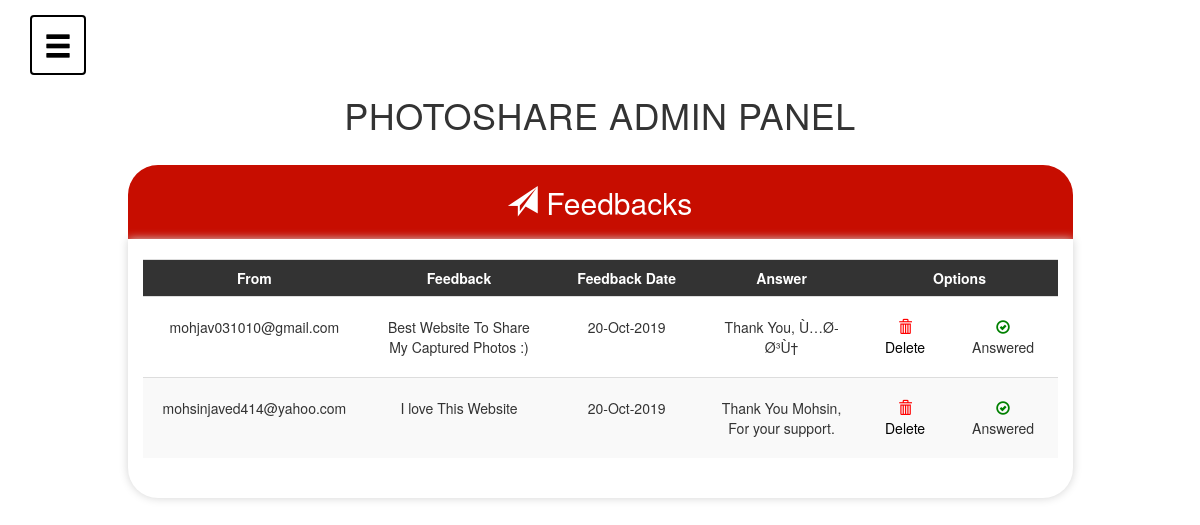
The page /FeedbackAdmin.php?id=1 (signed in) on the database its author committed.
### tables this page shows
CREATE TABLE `users` (
  `User_ID` int(11) NOT NULL,
  `First_Name` varchar(50) NOT NULL,
  `Last_Name` varchar(50) NOT NULL,
  `Username` varchar(50) NOT NULL,
  `Email` varchar(100) NOT NULL,
  `Password` varchar(30) NOT NULL,
  `Role` int(11) NOT NULL,
  `Signup_Date` varchar(50) NOT NULL,
  `User_Image` varchar(3000) NOT NULL,
  `Bio` varchar(200) NOT NULL,
  `Country` varchar(50) NOT NULL,
  `WorkAt` varchar(200) NOT NULL,
  `WorkAtLink` varchar(1000) NOT NULL,
  `Status` varchar(50) NOT NULL,
  `Registered` varchar(20) NOT NULL,
  `Ban` varchar(20) NOT NULL
);

CREATE TABLE `faq` (
  `FAQ_ID` int(11) NOT NULL,
  `FAQ_Question` varchar(1000) NOT NULL,
  `FAQ_Answer` varchar(2000) NOT NULL,
  `FAQ_ByUser` int(11) NOT NULL,
  `FAQ_QuestionDate` varchar(70) NOT NULL,
  `FAQ_AnswerDate` varchar(70) NOT NULL
);

### FeedbackAdmin.php (the view, shortened to what this page needs)
<?php
require_once "connection.php";
?>
<!DOCTYPE html>
<html lang="en">
<head>
    <link rel="stylesheet" href="https://maxcdn.bootstrapcdn.com/bootstrap/3.4.0/css/bootstrap.min.css">
    <link href="scrollbar1.css" rel="stylesheet" type="text/css">
<link rel="stylesheet" href="sweetalert2.min.css">
</head>
<body style="background-image: url('https://images.unsplash.com/photo-1520531158340-44015069e78e?ixlib=rb-1.2.1&w=1000&q=80');background-size: cover;;background-repeat: no-repeat;background-attachment: fixed;background-position: center">
<?php
if(!empty($_SESSION['useremail'])) {
?>
        <div id="wrapper">
            <div id="page-content-wrapper">
            <div class="container-fluid">
                <div class="row">
                <div class="col-lg-12">
                    <a href="#" title="Show/Hide Menu" class="btn" id="menu-toggle" style="background-color: white;border:2px solid black;padding-top: 10px;"><span class="glyphicon glyphicon-menu-hamburger"></span></a>
                    <h1 class="text-center" style="letter-spacing: 0.5px;">PHOTOSHARE ADMIN PANEL</h1>
                </div>
                    <div class="col-lg-10 col-lg-offset-1 col-md-10 col-md-offset-1">
                    <h2 class="text-center" style="background-color: #c70d00;color:white;padding:20px;width: 100%;border-top-right-radius: 30px;border-top-left-radius: 30px"><span class="glyphicon glyphicon-send"></span> Feedbacks</h2>
                        <div class="col-lg-12" style="height:100%;background-color: white;box-shadow: 0px 0px 10px lightgray;margin-top: -10px;border-bottom-right-radius: 30px;border-bottom-left-radius: 30px;padding-top: 20px;padding-bottom: 20px">
                                <table class="table table-hover table-striped">
                                <tr style="background-color: #333;color:white">
                                <th style="text-align: center">From</th>
                                    <th style="text-align: center">Feedback</th>
                                    <th style="text-align: center;width: 150px">Feedback Date</th>
                                    <th style="text-align: center">Answer</th>
                                    <th style="text-align: center" colspan="2">Options</th>
                                </tr>
                                <?php
                                    $faq="select * from faq";
                                    $faqres=$con->query($faq);
                                    foreach($faqres as $faqrow) {
                                ?>
                                    <tr style="">
                                    <?php
                                    $getuser="select * from users where User_ID='".$faqrow['FAQ_ByUser']."'";
                                    $getuserres=$con->query($getuser);
                                    foreach($getuserres as $getuserow) {
                                      ?>
                                      <td style="text-align: center;padding: 20px 20px"><?php echo $getuserow['Email'] ?></td>
                                      <?php
                                    }
                                    ?>
                                        <td style="text-align: center;padding: 20px 20px"><?php echo $faqrow['FAQ_Question'] ?></td>
                                        <td style="text-align: center;padding: 20px 20px"><?php echo $faqrow['FAQ_QuestionDate'] ?></td>
                                        <td style="text-align: center;padding: 20px 20px"><?php echo $faqrow['FAQ_Answer'] ?></td>
                                        <td style="text-align: center;padding: 20px 20px">
                                            <a style="cursor: pointer;color:black" href="FeedbackAdmin.php?id=<?php echo $_GET['id']; ?>&faqid=<?php echo $faqrow['FAQ_ID'] ?>"><span class="glyphicon glyphicon-trash" style="color:red"></span> Delete</a>
                                        </td>
                                        <?php if(empty($faqrow['FAQ_Answer'])) { ?>
                                        <td style="text-align: center;padding: 20px 20px">
                                            <a style="cursor: pointer;color:black" href="AnsFeedback.php?id=<?php echo $_GET['id']; ?>&faqid=<?php echo $faqrow['FAQ_ID'] ?>"><span class="glyphicon glyphicon-send" style="color:black"></span> Answer</a>
                                        </td>
                                        <?php }
                                        else {
                                            ?>
                                           <td style="text-align: center;padding: 20px 20px">
                                           <span class="glyphicon glyphicon-ok-circle" style="color:green"></span>
                                           Answered
                                        </td>
                                            <?php
                                        }
                                        ?>
                                    </tr>
                                <?php
                                    }
                                ?>
                            </table>
                        </div>
                    </div>
                </div>
            </div>
            </div>
        </div>
<?php
}
else {
    echo "<script> window.location='Login.php';</script>";
}
 ?>
</body>
</html>

### FeedbackAdmin.php (style rules this page uses)
a { color:black; }
#page-content-wrapper { width: 100%; position: absolute; padding:15px; transition:all .5s; }
#menu-toggle { transition:all .3s; font-size:2em; }

### rows shown on the page
faq: FAQ_Question "Best Website To Share My Captured Photos :)", FAQ_QuestionDate "20-Oct-2019", FAQ_Answer "Thank You, Ù…Ø­Ø³Ù†", shows "Answered"
users: Email "mohjav031010@gmail.com"
faq: FAQ_Question "I love This Website", FAQ_QuestionDate "20-Oct-2019", FAQ_Answer "Thank You Mohsin, For your support.", shows "Answered"
users: Email "mohsinjaved414@yahoo.com"
